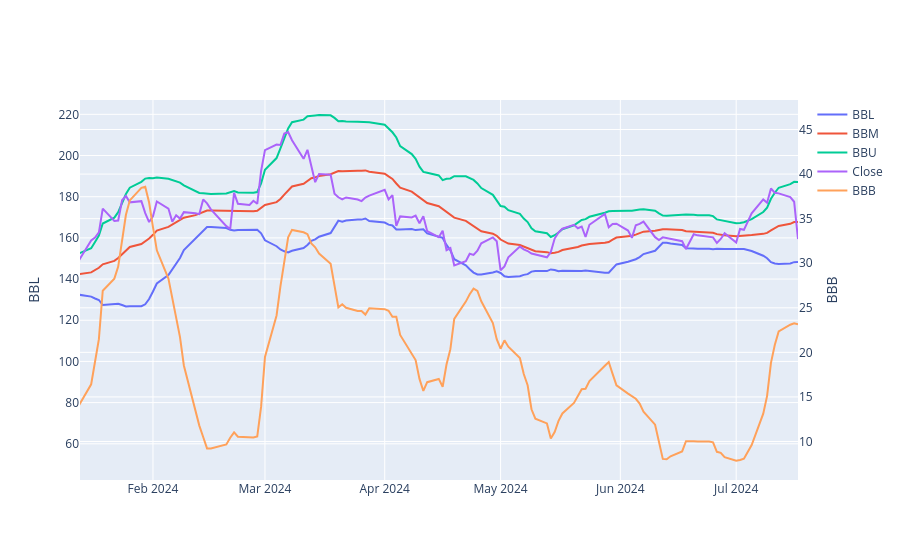

Write notebook code for a chart like this one.
### Code cell
plot_multi_time_series(
    [bb_df["BBL"], bb_df["BBM"], bb_df["BBU"], df["Close"], bb_df["BBB"]],
    yaxis_list=["y1", "y1", "y1", "y1", "y2"],
    yaxis_left=[True, True, True, True, False],
)

### Figure 1 — Plotly figure (JSON) as saved in the notebook; plotly's stock layout.template omitted (floating-point values rounded to 4 significant figures; data arrays with more than 128 entries replaced by an {"elided": "..."} marker saying what was removed)
{"data": [{"name": "BBL", "type": "scatter", "x": {"elided": "503 str values"}, "y": {"elided": "503 float values"}, "yaxis": "y"}, {"name": "BBM", "type": "scatter", "x": {"elided": "503 str values"}, "y": {"elided": "503 float values"}, "yaxis": "y"}, {"name": "BBU", "type": "scatter", "x": {"elided": "503 str values"}, "y": {"elided": "503 float values"}, "yaxis": "y"}, {"name": "Close", "type": "scatter", "x": {"elided": "503 str values"}, "y": {"elided": "503 float values"}, "yaxis": "y"}, {"name": "BBB", "type": "scatter", "x": {"elided": "503 str values"}, "y": {"elided": "503 float values"}, "yaxis": "y2"}], "layout": {"autosize": true, "xaxis": {"autorange": false, "range": ["2024-01-13 02:37:22.623", "2024-07-17"], "type": "date"}, "yaxis": {"autorange": false, "range": [42.41, 227.0], "side": "left", "title": {"text": "BBL"}, "type": "linear"}, "yaxis2": {"anchor": "x", "autorange": false, "overlaying": "y", "range": [5.68, 48.31], "side": "right", "title": {"text": "BBB"}, "type": "linear"}}}
